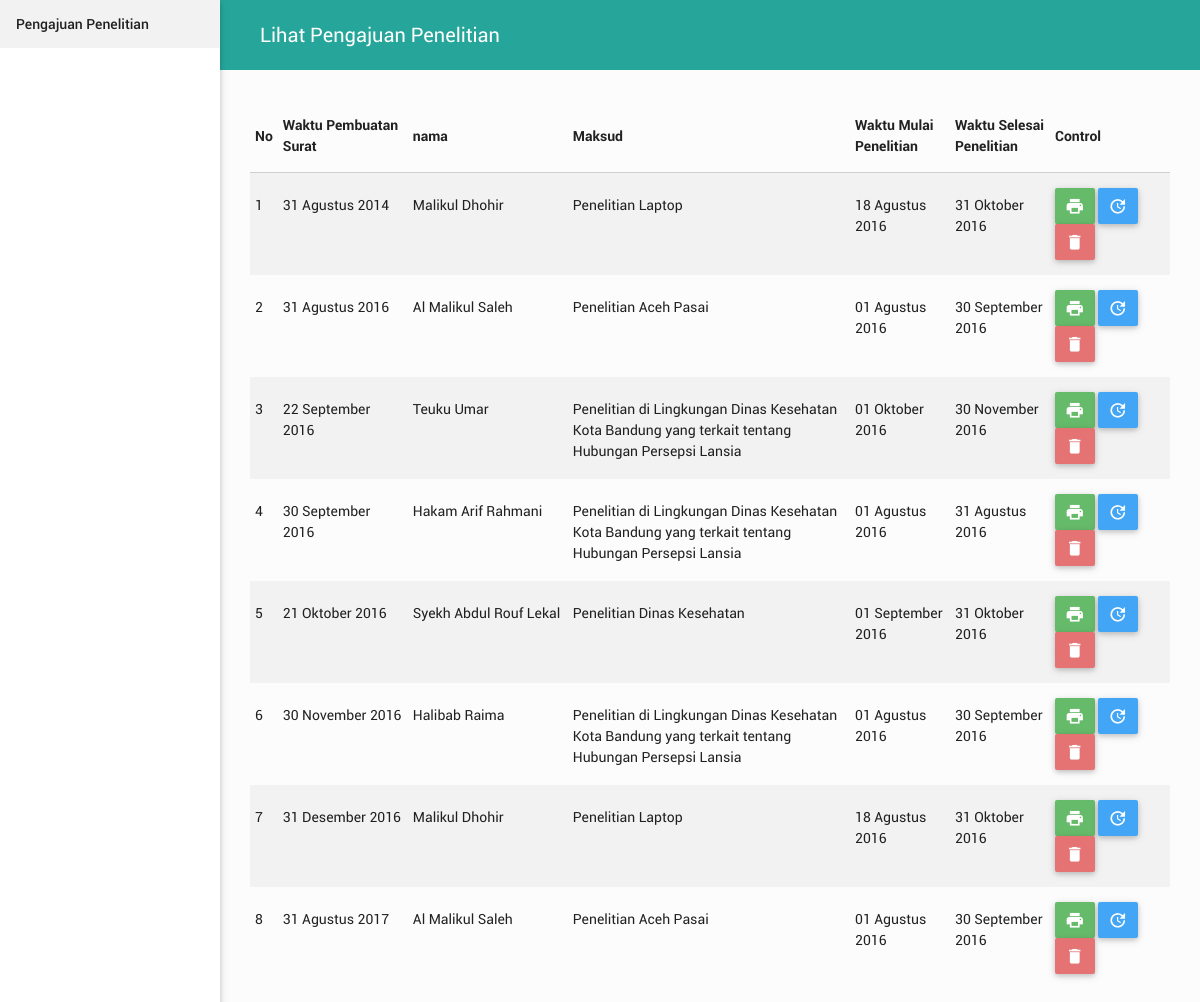
Before: / with the older database file.
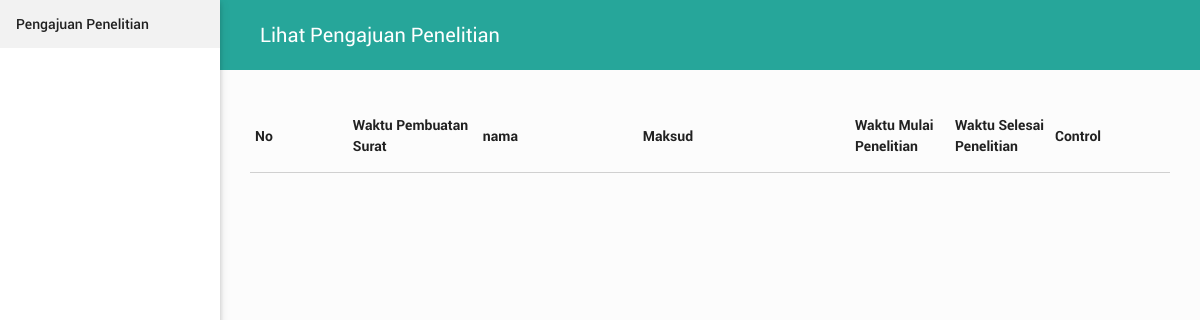
After: the same page with the newer database file.
### tables this page shows
CREATE TABLE `penelitian` (
  `id_penelitian` int(11) NOT NULL,
  `waktu_pembuatan` date NOT NULL,
  `jenis_surat` varchar(100) NOT NULL,
  `maksud` varchar(100) NOT NULL,
  `waktu_mulai` date NOT NULL,
  `waktu_selesai` date NOT NULL,
  `no_bkbpm` varchar(100) NOT NULL,
  `tanggal_bkbpm` date NOT NULL,
  `surat` varchar(300) NOT NULL,
  `no_surat` varchar(100) NOT NULL,
  `tanggal_surat` date NOT NULL,
  `tembusan` varchar(100) NOT NULL,
  `id_pejabat` char(8) NOT NULL,
  `id_pengaju` int(11) NOT NULL
);

CREATE TABLE `pengaju` (
  `id_pengaju` int(11) NOT NULL,
  `nama` varchar(200) NOT NULL,
  `alamat` varchar(200) NOT NULL,
  `institusi` varchar(200) NOT NULL
);

### application/controllers/Penelitian.php (called while the page is built, shortened)
<?php
class Penelitian extends CI_Controller {
	public function __construct(){
    $this->load->model('penelitian_model');
    $this->load->helper('url_helper');
		$this->load->helper('date_helper');
		$this->load->library('session');
  }
	public function view(){
    $this->load->view('templates/header');
    $this->load->view('templates/menu');
		$data['penelitian'] = $this->penelitian_model->get_penelitian();
		$this->load->view('penelitian/lihat', $data);
		$this->load->view('templates/footer');
	}
}

### index.php (called while the page is built, shortened)
<?php
require_once BASEPATH.'core/CodeIgniter.php';

### application/models/Penelitian_model.php (called while the page is built, shortened)
<?php
    class Penelitian_model extends CI_Model {
      public function get_penelitian(){
        $this->db->select("*");
        $this->db->from("penelitian");
        $this->db->join("pengaju", "pengaju.id_pengaju = penelitian.id_pengaju","inner");
        $this->db->order_by("waktu_pembuatan","asc");
        $query = $this->db->get();
            if ($query->num_rows() >0){
                foreach ($query->result() as $data) {
                    $penelitian[] = $data;
                }
            return $penelitian;
            }
      }
    }
 ?>

### application/helpers/date_helper.php (called while the page is built, shortened)
<?php  if ( ! defined('BASEPATH')) exit('No direct script access allowed');
if ( ! function_exists('bulan'))
{
    function bulan($bln)
    {
        switch ($bln)
        {
            case 8:
                return "Agustus";
                break;
            case 9:
                return "September";
                break;
            case 10:
                return "Oktober";
                break;
            case 11:
                return "November";
                break;
            case 12:
                return "Desember";
                break;
        }
    }
}
if ( ! function_exists('tgl_indo'))
{
    function tgl_indo($tgl)
    {
        $ubah = gmdate($tgl, time()+60*60*8);
        $pecah = explode("-",$ubah);
        $tanggal = $pecah[2];
        $bulan = bulan($pecah[1]);
        $tahun = $pecah[0];
        return $tanggal.' '.$bulan.' '.$tahun;
    }
}

### application/views/penelitian/lihat.php (the view, shortened to what this page needs)
<main>
  <div class="title">
    Lihat Pengajuan Penelitian
  </div>
  <div class="content ">
    <table class="highlight striped" id="example">
      <thead>
        <tr>
          <th>No</th>
          <th width="130px">Waktu Pembuatan Surat</th>
          <th width="160px">nama</th>
          <th>Maksud</th>
          <th  width="100px">Waktu Mulai Penelitian</th>
          <th  width="100px">Waktu Selesai Penelitian</th>
          <th width="120px">Control</th>
        </tr>
      </thead>
      <tbody>
        <?php
        $i=1;
        if ($penelitian > 0 ) {
        foreach ($penelitian as $news_item) { ?>
        <tr>
          <td align="center"><?php echo $i; ?></td>
          <td><?php echo tgl_indo($news_item->waktu_pembuatan); ?></td>
          <td><?php echo $news_item->nama; ?></td>
          <td><?php echo $news_item->maksud; ?></td>
          <td><?php echo tgl_indo($news_item->waktu_mulai); ?></td>
          <td><?php echo tgl_indo($news_item->waktu_selesai); ?></td>
          <td>
            <a class="waves-effect waves-light btn green lighten-1 pad" target="_blank" href="<?php echo site_url('penelitian/cetak/'.$news_item->id_penelitian); ?>">
              <i class="material-icons">print</i>
            </a>
            <a class="waves-effect waves-light btn blue lighten-1 pad" href="<?php echo site_url('penelitian/update/'.$news_item->id_penelitian); ?>">
              <i class="material-icons">update</i>
            </a>
            <button data-target="modal_delete" class="btn red lighten-2 modal-trigger waves-effect waves-light pad">
              <i class="material-icons">delete</i>
            </button>
          </td>
        </tr>
          <?php $i++;} } ?>
        </tbody>
    </table>
  </div>
</main>

### application/views/templates/header.php (shortened to what this page needs)
<!DOCTYPE html>
<html>
<head>
  <link rel="stylesheet" type="text/css"  href="<?php echo base_url() ?>assets/css/datatable.bootstrap.min.css"/>
	<link rel="stylesheet" href="<?php echo base_url() ?>assets/vendor/font-awesome/css/font-awesome.min.css"/>
  <link rel="stylesheet" href="<?php echo base_url() ?>assets/vendor/materialize/materialize.min.css"/>
  <link rel="stylesheet" href="<?php echo base_url() ?>assets/css/style.css"/>
</head>
<body>

### application/views/templates/menu.php (shortened to what this page needs)
<ul class="side-nav fixed">
  <li class="no-padding">
    <ul class="collapsible collapsible-accordion">
      <li>
        <a class="collapsible-header  waves-effect waves-teal">Pengajuan Penelitian</a>
      </li>
    </ul>
  </li>
</ul>

### application/views/templates/footer.php (shortened to what this page needs)
</body>
</html>

### assets/css/style.css (style rules this page uses)
body { background:#fcfcfc; font-family: 'Roboto', sans-serif; }
main { margin-left: 220px; }
table { font-size: 14px; }
.title { background: #26a69a; font-size: 20px; font-weight: 400; color: #fff; padding: 20px 40px; }
.content { padding: 30px; }
.side-nav { width: 220px; }
table.striped>tbody>tr>td { vertical-align: text-top; border-radius: 0; }
.btn.pad { padding: 0 10px; }

Changed rows visible on the page:
removed penelitian: waktu_pembuatan "31 Agustus 2014", id_pengaju.nama "Malikul Dhohir", maksud "Penelitian Laptop", waktu_mulai "18 Agustus 2016", waktu_selesai "31 Oktober 2016"
removed penelitian: waktu_pembuatan "31 Agustus 2016", id_pengaju.nama "Al Malikul Saleh", maksud "Penelitian Aceh Pasai", waktu_mulai "01 Agustus 2016", waktu_selesai "30 September 2016"
removed penelitian: waktu_pembuatan "22 September 2016", id_pengaju.nama "Teuku Umar", maksud "Penelitian di Lingkungan Dinas Kesehatan Kota Bandung yang terkait tentang Hubungan Persepsi Lansia", waktu_mulai "01 Oktober 2016", waktu_selesai "30 November 2016"
removed penelitian: waktu_pembuatan "30 September 2016", id_pengaju.nama "Hakam Arif Rahmani", maksud "Penelitian di Lingkungan Dinas Kesehatan Kota Bandung yang terkait tentang Hubungan Persepsi Lansia", waktu_mulai "01 Agustus 2016", waktu_selesai "31 Agustus 2016"
removed penelitian: waktu_pembuatan "21 Oktober 2016", id_pengaju.nama "Syekh Abdul Rouf Lekal", maksud "Penelitian Dinas Kesehatan", waktu_mulai "01 September 2016", waktu_selesai "31 Oktober 2016"
removed penelitian: waktu_pembuatan "30 November 2016", id_pengaju.nama "Halibab Raima", maksud "Penelitian di Lingkungan Dinas Kesehatan Kota Bandung yang terkait tentang Hubungan Persepsi Lansia", waktu_mulai "01 Agustus 2016", waktu_selesai "30 September 2016"
removed penelitian: waktu_pembuatan "31 Desember 2016", id_pengaju.nama "Malikul Dhohir", maksud "Penelitian Laptop", waktu_mulai "18 Agustus 2016", waktu_selesai "31 Oktober 2016"
removed penelitian: waktu_pembuatan "31 Agustus 2017", id_pengaju.nama "Al Malikul Saleh", maksud "Penelitian Aceh Pasai", waktu_mulai "01 Agustus 2016", waktu_selesai "30 September 2016"
